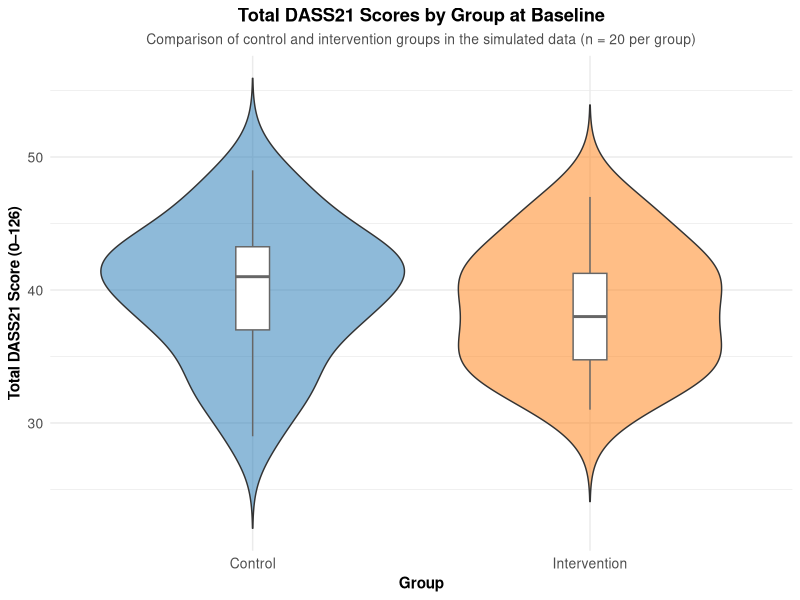
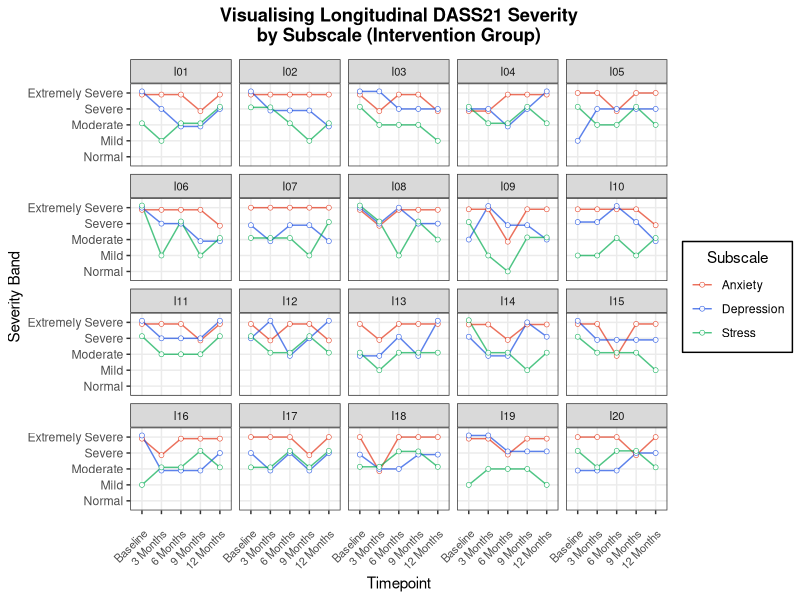
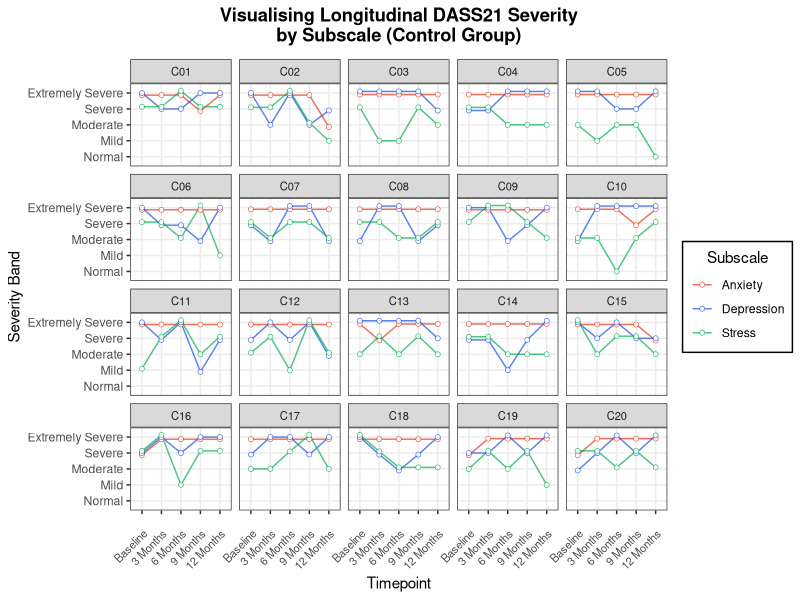

The R script that drew these images, in order:
## ---- chunk 1
suppressPackageStartupMessages(library(tidyverse))

# Load data
data <- read.csv(here::here("data", "simulated_dass21_full.csv"))

# Prepare baseline data
summary_plot_data <- data %>%
  filter(timepoint == "baseline") %>%
  mutate(
    total_score = DASS_Anxiety + DASS_Depression + DASS_Stress,
    group = factor(group, levels = c("control", "intervention"),
                  labels = c("Control", "Intervention"))
  )

# Plot
ggplot(summary_plot_data, aes(x = group, y = total_score, fill = group)) +
  geom_violin(trim = FALSE, alpha = 0.5, show.legend = FALSE) +
  geom_boxplot(
    width = 0.1, 
    outlier.shape = NA, 
    fill = "white", 
    colour = "gray40", 
    linewidth = 0.5
  ) +
  scale_fill_manual(values = c("Control" = "#1f77b4", "Intervention" = "#ff7f0e")) +
  labs(
    title = "Total DASS21 Scores by Group at Baseline",
    subtitle = "Comparison of control and intervention groups in the simulated data (n = 20 per group)",
    x = "Group",
    y = "Total DASS21 Score (0–126)"
  ) +
  theme_minimal() +
  theme(
    plot.title = element_text(hjust = 0.5, face = "bold"),
    plot.subtitle = element_text(hjust = 0.5, size = 10, color = "gray30"),
    axis.title.x = element_text(face = "bold"),
    axis.title.y = element_text(face = "bold"),
    axis.text = element_text(size = 10)
  )
## ---- chunk 2
# Multiply subscale scores by 2 to match DASS42 scoring conventions
scored_data <- data %>%
  mutate(across(c(DASS_Anxiety, DASS_Depression, DASS_Stress), ~ .x * 2))

# Reshape to long format
dass_long <- scored_data %>%
  pivot_longer(cols = c(DASS_Anxiety, DASS_Depression, DASS_Stress),
              names_to = "subscale",
              values_to = "score") %>%
  mutate(timepoint = factor(timepoint, levels = c("baseline", "3_months", "6_months", "9_months", "12_months")))
## ---- chunk 3
classify_severity <- function(score, subscale) {
  if (subscale == "DASS_Depression") {
    cut(score, breaks = c(-Inf, 9, 13, 20, 27, Inf),
        labels = c("Normal", "Mild", "Moderate", "Severe", "Extremely Severe"), right = TRUE)
  } else if (subscale == "DASS_Anxiety") {
    cut(score, breaks = c(-Inf, 7, 9, 14, 19, Inf),
        labels = c("Normal", "Mild", "Moderate", "Severe", "Extremely Severe"), right = TRUE)
  } else if (subscale == "DASS_Stress") {
    cut(score, breaks = c(-Inf, 14, 18, 25, 33, Inf),
        labels = c("Normal", "Mild", "Moderate", "Severe", "Extremely Severe"), right = TRUE)
  } else {
    return(NA)
  }
}

dass_long <- dass_long %>%
  mutate(severity_band = mapply(classify_severity, score, subscale))
## ---- chunk 4
intervention_data <- dass_long %>% filter(group == "intervention")

# Define timepoint labels
timepoint_labels <- c(
  "baseline" = "Baseline",
  "3_months" = "3 Months",
  "6_months" = "6 Months",
  "9_months" = "9 Months",
  "12_months" = "12 Months"
)

intervention_data$severity_band <- factor(intervention_data$severity_band,
                                          levels = c("Normal", "Mild", "Moderate", "Severe", "Extremely Severe"))

ggplot(intervention_data, aes(x = severity_band, y = timepoint, colour = subscale)) +
  geom_path(aes(group = interaction(id, subscale)),
            position = position_dodge(width = 0.4), alpha = 0.7) +
  geom_point(aes(group = interaction(id, subscale)),
            position = position_dodge(width = 0.4),
            size = 1.5, shape = 21, fill = "white", stroke = 0.3, alpha = 0.9) +
  scale_colour_manual("Subscale",
                      values = c("DASS_Anxiety" = "#E23418",
                                "DASS_Depression" = "#184CE2",
                                "DASS_Stress" = "#03AC50"),
                      labels = c("Anxiety", "Depression", "Stress")) +
  scale_y_discrete(labels = timepoint_labels) +
  coord_flip() +
  facet_wrap(~id) +
  theme_bw() +
  labs(
    title = "Visualising Longitudinal DASS21 Severity\nby Subscale (Intervention Group)",
    x = "Severity Band",
    y = "Timepoint"
  ) +
  theme(
    axis.text.y = element_text(angle = 0, hjust = 1),
    axis.text.x = element_text(angle = 45, size = 8, hjust = 1, margin = margin(t = 10)),
    plot.title = element_text(hjust = 0.5, face = "bold", margin = margin(b = 10)),
    strip.text = element_text(size = 8),
    legend.background = element_rect(fill = "white", colour = "black", linewidth = 0.5),
    legend.title = element_text(hjust = 0.5),
    legend.key = element_rect(fill = "white", colour = NA),
    legend.spacing.y = unit(5, "pt")
  )
## ---- chunk 5
control_data <- dass_long %>% filter(group == "control")

control_data$severity_band <- factor(control_data$severity_band,
                                    levels = c("Normal", "Mild", "Moderate", "Severe", "Extremely Severe"))

ggplot(control_data, aes(x = severity_band, y = timepoint, colour = subscale)) +
  geom_path(aes(group = interaction(id, subscale)),
            position = position_dodge(width = 0.4), alpha = 0.7) +
  geom_point(aes(group = interaction(id, subscale)),
            position = position_dodge(width = 0.4),
            size = 1.5, shape = 21, fill = "white", stroke = 0.3, alpha = 0.9) +
  scale_colour_manual("Subscale",
                      values = c("DASS_Anxiety" = "#E23418",
                                "DASS_Depression" = "#184CE2",
                                "DASS_Stress" = "#03AC50"),
                      labels = c("Anxiety", "Depression", "Stress")) +
  scale_y_discrete(labels = timepoint_labels) +
  coord_flip() +
  facet_wrap(~id) +
  theme_bw() +
  labs(
    title = "Visualising Longitudinal DASS21 Severity\nby Subscale (Control Group)",
    x = "Severity Band",
    y = "Timepoint"
  ) +
  theme(
    axis.text.y = element_text(angle = 0, hjust = 1),
    axis.text.x = element_text(angle = 45, size = 8, hjust = 1, margin = margin(t = 10)),
    plot.title = element_text(hjust = 0.5, face = "bold", margin = margin(b = 10)),
    strip.text = element_text(size = 8),
    legend.background = element_rect(fill = "white", colour = "black", linewidth = 0.5),
    legend.title = element_text(hjust = 0.5),
    legend.key = element_rect(fill = "white", colour = NA),
    legend.spacing.y = unit(5, "pt")
  )
